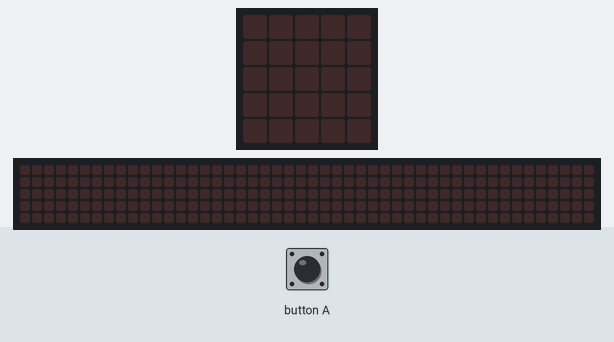
The program below on a simulated BBC micro:bit (MakeCode). Parts: the board's 5×5 LED display, a strip that is not on the board, showing the scrolling text unrolled. The inputs (shaded band) are chosen by the test bench. Random numbers come from a fixed seed; the 48×5 strip is a reading aid, not a part: it shows the text the display is scrolling, unrolled, one strip-width of it at a time.

Above: at 1.2 s.
1.3 s: button A pressed for 0.15 s
At 2.2 s:
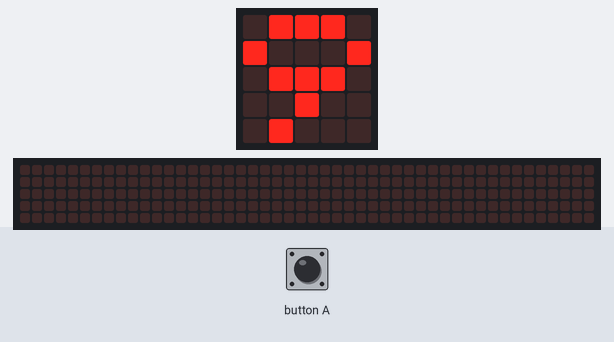
4.4 s: button A pressed for 0.15 s
At 10.25 s:
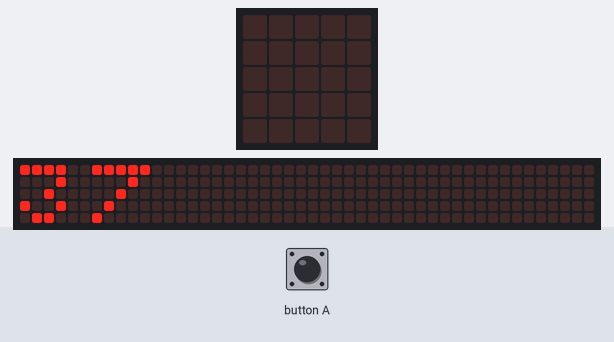
13.5 s: button A pressed for 0.15 s
At 18.4 s:
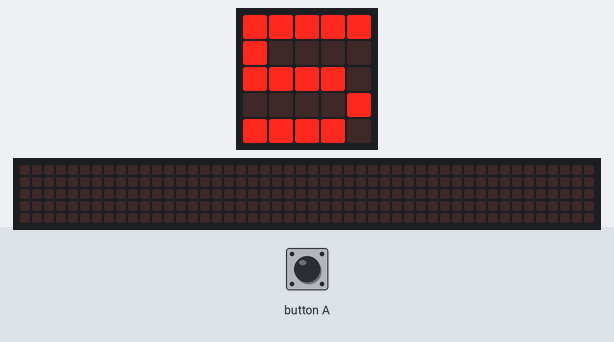

Measured:
- after the input at 1.3 s, the display: changes after 0.15 s (image 1)
- what the display in image 1 shows lasts 1.7 s, from 1.5 s to 3.2 s

The program:

09_TEMPERATURA.py
```python
#PRACTICA 9
#REALIZA UN PROGRAMA QUE SIMULE UN MEDIOR DE TEMPERERATURA USANDO NUMEROS AL AZAR Y EL BOTON A, EN EL LENGUAJE PYTHON
#SI TEMPERATURA ES <= 15- MOSTRAR UN SMS DE "FRIO", SINO UN SMS DE "CALOR"

#VARIABLES
TEMPERATURA= 0
MENSAJE1= "FRIO"
MENSAJE1= "CALOR"
def on_button_pressed_a():
    global TEMPERATURA
    TEMPERATURA = randint (1,40)
    basic.show_number(TEMPERATURA)
    basic.pause(1000)
    if TEMPERATURA <=15:
        basic.show_string("FRIO")
    else:
        basic.show_string("CALOR")
        basic.pause(500)
        basic.clear_screen()

input.on_button_pressed(Button.A, on_button_pressed_a)
```
